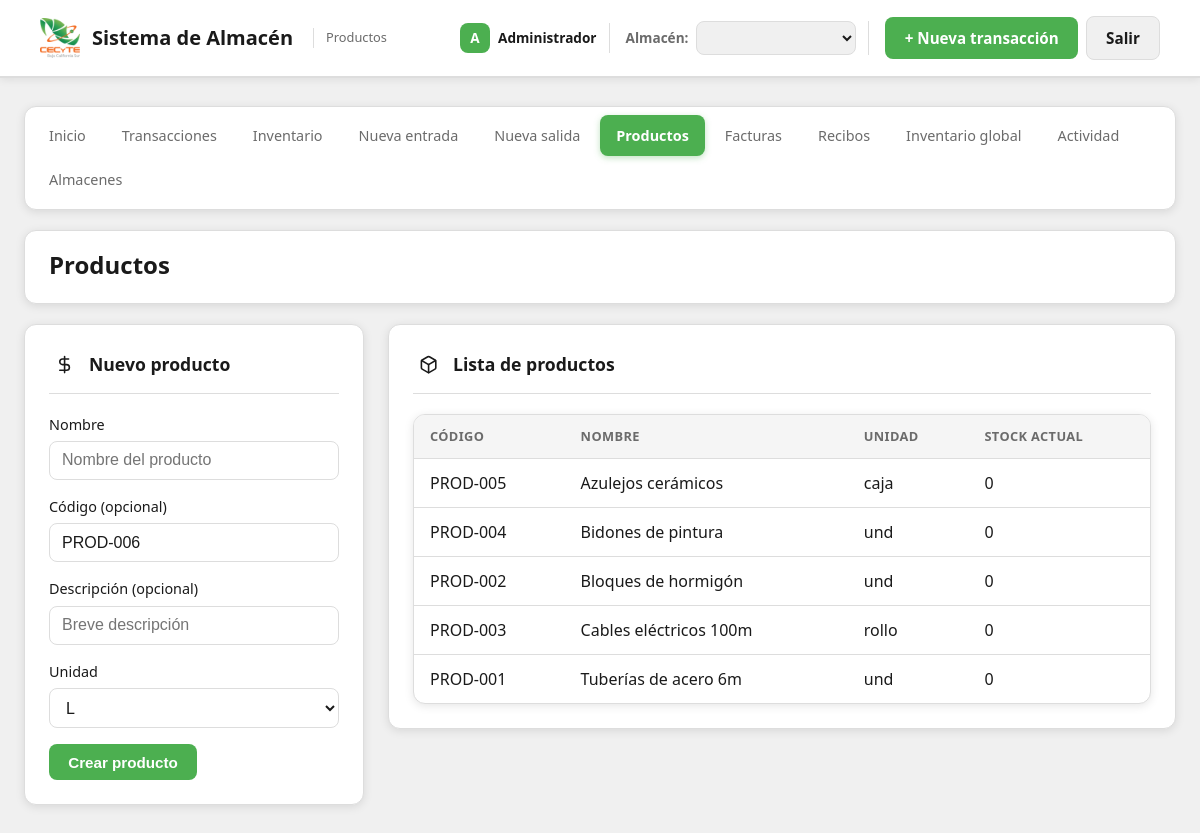
Before: /productos.php (signed in) with the older database file.
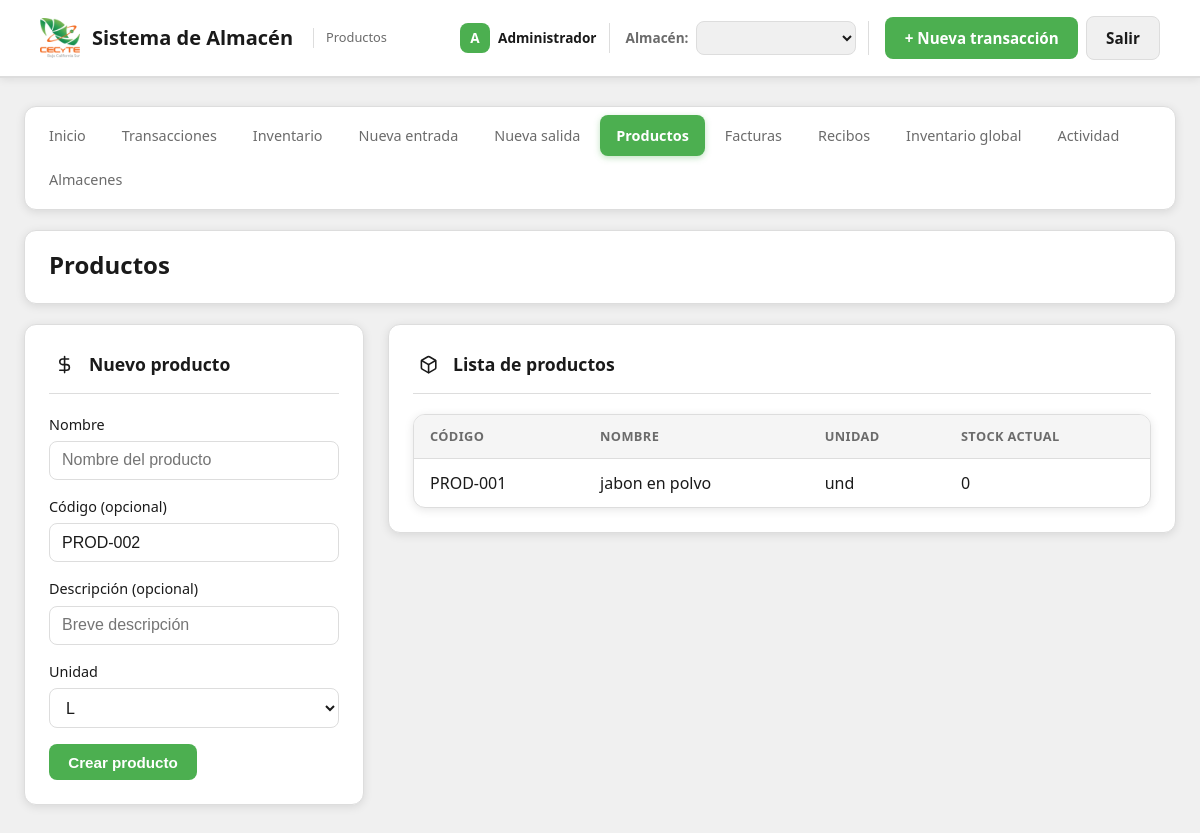
After: the same page with the newer database file.
### tables this page shows
CREATE TABLE IF NOT EXISTS productos (
  id INT UNSIGNED AUTO_INCREMENT PRIMARY KEY,
  codigo VARCHAR(50) UNIQUE,
  nombre VARCHAR(150) NOT NULL,
  descripcion TEXT,
  unidad VARCHAR(20) DEFAULT 'und',
  created_at TIMESTAMP DEFAULT CURRENT_TIMESTAMP,
  updated_at TIMESTAMP DEFAULT CURRENT_TIMESTAMP ON UPDATE CURRENT_TIMESTAMP,
  created_by INT UNSIGNED NULL COMMENT 'Usuario que registró/creó el producto',
  FOREIGN KEY (created_by) REFERENCES usuarios(id) ON DELETE SET NULL
);

### config/LoggedPDOStatement.php (called while the page is built, shortened)
<?php
class LoggedPDOStatement extends PDOStatement {
    public function execute($input_parameters = null): bool {
        $start = microtime(true);
        $sql = (string) ($this->queryString ?? '');
        $op = $this->detectOp($sql);
        $requestId = $GLOBALS['APP_REQUEST_ID'] ?? null;
        $userId = $GLOBALS['APP_USER_ID'] ?? null;
        $userName = $GLOBALS['APP_USER_NAME'] ?? null;
        $ruta = $GLOBALS['APP_REQUEST_CTX']['ruta'] ?? null;
        $method = $GLOBALS['APP_REQUEST_CTX']['method'] ?? null;
        $table = $this->extractTable($sql);
        $paramsSafe = $this->normalizeParamsForLog($input_parameters);
        $summary = $this->buildPrettySummary($op, $table, $paramsSafe, $userName, $userId, $method, $ruta);
        try {
            $result = parent::execute($input_parameters);
            $durationMs = (microtime(true) - $start) * 1000;
            return $result;
        } catch (Throwable $e) {
            $durationMs = (microtime(true) - $start) * 1000;
            $this->writeLog([
                'timestamp' => date('c'),
                'request_id' => $requestId,
                'usuario_id' => $userId,
                'usuario_nombre' => $userName,
                'duration_ms' => round($durationMs, 3),
                'op' => $op,
                'write' => $this->isWriteOp($op),
                'tabla' => $table,
                'sql' => $sql,
                'params_raw' => $paramsSafe,
                'resumen' => $summary,
                'ok' => false,
                'error_class' => get_class($e),
                'error_code' => $e->getCode(),
            ]);
            throw $e;
        }
    }
    private function extractTable(string $sql): ?string {
        $s = trim($sql);
        return null;
    }
    private function buildPrettySummary(string $op, ?string $table, $paramsSafe, $userName, $userId, $method, $ruta): string {
        $u = '';
        if ($userName !== null && $userName !== '') {
            $u = "usuario={$userName}";
        } else {
            $u = "usuario_id={$userId}";
        }
        $m = $method !== null ? $method : '';
        $r = $ruta !== null ? $ruta : '';
        $t = $table !== null ? $table : 'tabla?';
        $paramsShort = $this->paramsToShortString($paramsSafe);
        return trim("{$u} {$m} {$r} -> {$op} {$t} params={$paramsShort}");
    }
    private function paramsToShortString($paramsSafe): string {
        if ($paramsSafe === null) {
            return '[]';
        }
        $encoded = @json_encode($paramsSafe, JSON_UNESCAPED_UNICODE | JSON_UNESCAPED_SLASHES);
        $max = 500;
        return $encoded;
    }
    private function detectOp(string $sql): string {
        $s = ltrim($sql);
        if (preg_match('/^SELECT\b/i', $s)) {
            return 'SELECT';
        }
        return 'OTHER';
    }
    private function isWriteOp(string $op): bool {
        return in_array($op, ['INSERT', 'UPDATE', 'DELETE', 'REPLACE'], true);
    }
    private function normalizeParamsForLog($input_parameters) {
        if ($input_parameters === null) {
            return null;
        }
        $encoded = @json_encode($input_parameters, JSON_UNESCAPED_UNICODE | JSON_UNESCAPED_SLASHES);
        $decoded = json_decode($encoded, true);
        return $decoded;
    }
    private function writeLog(array $entry): void {
        try {
            $logDir = __DIR__ . '/../logs';
            $logFile = $logDir . '/sql.log';
            $line = json_encode($entry, JSON_UNESCAPED_UNICODE | JSON_UNESCAPED_SLASHES);
        } catch (Throwable $e) {
        }
    }
    private function writePrettyLine(array $entry): void {
        try {
            $logDir = __DIR__ . '/../logs';
            $logFile = $logDir . '/sql_pretty.log';
            $line = sprintf(
                "%s request_id=%s %s",
                $entry['timestamp'] ?? '',
                $entry['request_id'] ?? '',
                $entry['resumen'] ?? ''
            );
        } catch (Throwable $e) {
        }
    }
}

### includes/productos.php (called while the page is built, shortened)
<?php
function listarProductos(): array {
    $pdo = getDB();
    $stmt = $pdo->query('SELECT id, codigo, nombre, descripcion, unidad FROM productos ORDER BY nombre');
    return $stmt->fetchAll();
}
function obtenerSiguienteCodigoProducto(): string {
    $pdo = getDB();
    $stmt = $pdo->query('SELECT codigo FROM productos WHERE codigo IS NOT NULL AND codigo != "" ORDER BY id DESC LIMIT 1');
    $row = $stmt->fetch();
    $codigo = trim($row['codigo']);
    if (preg_match('/^(.+?)(\d+)$/', $codigo, $m)) {
        $prefijo = $m[1];
        $numero = (int) $m[2];
        $longitud = strlen($m[2]);
        return $prefijo . str_pad($numero + 1, $longitud, '0', STR_PAD_LEFT);
    }
    return 'PROD-001';
}

### includes/almacenes.php (called while the page is built, shortened)
<?php
function listarAlmacenes(): array {
    $pdo = getDB();
    $stmt = $pdo->query('SELECT id, nombre FROM almacenes ORDER BY nombre');
    return $stmt->fetchAll();
}
function esAdminSesionAlmacen(): bool {
    $usuarioNombreSesion = (string)($_SESSION['usuario_nombre'] ?? '');
    $usuarioIdSesion = (int)($_SESSION['usuario_id'] ?? 0);
    return ($usuarioNombreSesion === 'Administrador') || ($usuarioIdSesion === 1);
}
function asegurarAlmacenActivo(): void {
    $esAdmin = esAdminSesionAlmacen();
    $almacenSesion = isset($_SESSION['almacen_id']) ? (int)$_SESSION['almacen_id'] : 0;
    if ($esAdmin) {
        $almacenes = listarAlmacenes();
        return;
    }
}
function getAlmacenActivo(): int {
    asegurarAlmacenActivo();
    return (int)($_SESSION['almacen_id'] ?? 0);
}

### includes/inventario.php (called while the page is built, shortened)
<?php
require_once __DIR__ . '/almacenes.php';
function inventarioPorProducto(?int $almacenId = null): array {
    $pdo = getDB();
    $almacenId = $almacenId !== null ? (int)$almacenId : getAlmacenActivo();
    $sql = "
        SELECT p.id, p.codigo, p.nombre, p.unidad,
          (SELECT COALESCE(SUM(de.cantidad), 0) FROM detalle_entradas de
           JOIN entradas e ON e.id = de.entrada_id
           WHERE de.producto_id = p.id
             AND e.almacen_id = ?
             AND e.estado != 'cancelada'
             AND (de.estado = 'activa' OR de.estado IS NULL)) -
          (SELECT COALESCE(SUM(ds.cantidad), 0) FROM detalle_salidas ds
           JOIN salidas s ON s.id = ds.salida_id
           WHERE ds.producto_id = p.id
             AND s.almacen_id = ?
             AND s.estado != 'cancelada') AS stock
        FROM productos p
    ";
    $stmt = $pdo->prepare($sql);
    $stmt->execute([$almacenId, $almacenId]);
    return $stmt->fetchAll();
}

### productos.php (the view, shortened to what the changed rows need)
<?php
require_once __DIR__ . '/includes/auth.php';
require_once __DIR__ . '/includes/productos.php';
require_once __DIR__ . '/includes/inventario.php';
$productos = listarProductos();
$inventario = inventarioPorProducto();
$siguienteCodigo = obtenerSiguienteCodigoProducto();
$stockPorId = [];
foreach ($inventario as $inv) {
    $stockPorId[(int)$inv['id']] = (int)$inv['stock'];
}
?>
<!DOCTYPE html>
<html lang="es">
<head>
  <link rel="stylesheet" href="assets/css/style.css?v=15">
</head>
<body>
  <div class="container">
    <?php include __DIR__ . '/includes/nav.php'; ?>
    <header class="page-header">
      <div class="page-header-texto">
        <h1 class="page-title">Productos</h1>
      </div>
    </header>
    <div class="form-layout-dual">
      <div class="form-card form-card--datos">
        <form method="post">
          <div class="form-group">
            <label>Código (opcional)</label>
            <input type="text" name="codigo" value="<?= htmlspecialchars($siguienteCodigo) ?>" placeholder="<?= htmlspecialchars($siguienteCodigo) ?>">
          </div>
        </form>
      </div>
      <div class="form-card form-card--wide form-card--detalle">
        <div class="table-wrap">
          <table>
            <thead>
              <tr>
                <th>Código</th>
                <th>Nombre</th>
                <th>Unidad</th>
                <th>Stock actual</th>
              </tr>
            </thead>
            <tbody>
              <?php if (empty($productos)): ?>
                <tr><td colspan="4" class="empty-msg">No hay productos. Cree uno en el panel de la izquierda.</td></tr>
              <?php else: ?>
                <?php foreach ($productos as $p): ?>
                <tr>
                  <td><?= htmlspecialchars($p['codigo'] ?? '-') ?></td>
                  <td><?= htmlspecialchars($p['nombre']) ?></td>
                  <td><?= htmlspecialchars($p['unidad'] ?? 'und') ?></td>
                  <td><?= $stockPorId[(int)$p['id']] ?? 0 ?></td>
                </tr>
                <?php endforeach; ?>
              <?php endif; ?>
            </tbody>
          </table>
        </div>
      </div>
    </div>
  </div>
</body>
</html>

### includes/nav.php (shortened to what the changed rows need)
<?php
if (!isset($nav_activo)) {
    $script = basename($_SERVER['PHP_SELF'], '.php');
    $map = [
        'index' => 'inicio',
        'transacciones' => 'transacciones',
        'ver-transaccion' => 'transacciones',
        'entregas-plantel-persona' => 'transacciones',
        'almacenes-admin' => 'almacenes-admin',
        'inventario' => 'inventario',
        'inventario-global' => 'inventario-global',
        'nueva-entrada' => 'nueva-entrada',
        'nueva-salida' => 'nueva-salida',
        'productos' => 'productos',
        'facturas' => 'facturas',
        'recibos' => 'recibos',
        'ver-logs' => 'logs',
    ];
    $nav_activo = $map[$script] ?? '';
}
$usuarioNombreSesion = (string) ($_SESSION['usuario_nombre'] ?? '');
$usuarioIdSesion = (int) ($_SESSION['usuario_id'] ?? 0);
$esAdmin = ($usuarioNombreSesion === 'Administrador') || ($usuarioIdSesion === 1);
$nav_items = [
    'inicio' => ['url' => 'index.php', 'label' => 'Inicio'],
    'transacciones' => ['url' => 'transacciones.php', 'label' => 'Transacciones'],
    'inventario' => ['url' => 'inventario.php', 'label' => 'Inventario'],
    'nueva-entrada' => ['url' => 'nueva-entrada.php', 'label' => 'Nueva entrada'],
    'nueva-salida' => ['url' => 'nueva-salida.php', 'label' => 'Nueva salida'],
    'productos' => ['url' => 'productos.php', 'label' => 'Productos'],
    'facturas' => ['url' => 'facturas.php', 'label' => 'Facturas'],
    'recibos'  => ['url' => 'recibos.php',  'label' => 'Recibos'],
];
if ($esAdmin) {
    $nav_items['inventario-global'] = ['url' => 'inventario-global.php', 'label' => 'Inventario global'];
    $nav_items['logs'] = ['url' => 'ver-logs.php', 'label' => 'Actividad'];
    $nav_items['almacenes-admin'] = ['url' => 'almacenes-admin.php', 'label' => 'Almacenes'];
}
?>
<div class="nav-wrap">
  <nav class="nav-links" aria-label="Navegación principal">
    <?php foreach ($nav_items as $key => $item): ?>
    <a href="<?= htmlspecialchars($item['url']) ?>" class="nav-link <?= $nav_activo === $key ? 'active' : '' ?>"><?= htmlspecialchars($item['label']) ?></a>
    <?php endforeach; ?>
  </nav>
</div>

Changed rows visible on the page:
removed productos: codigo "PROD-005", nombre "Azulejos cerámicos", unidad "caja", id "0"
removed productos: codigo "PROD-004", nombre "Bidones de pintura", unidad "und", id "0"
removed productos: codigo "PROD-002", nombre "Bloques de hormigón", unidad "und", id "0"
removed productos: codigo "PROD-003", nombre "Cables eléctricos 100m", unidad "rollo", id "0"
changed productos "PROD-001": nombre "Tuberías de acero 6m" → "jabon en polvo"
Other visible differences:
form field codigo: "PROD-006" → "PROD-002"
